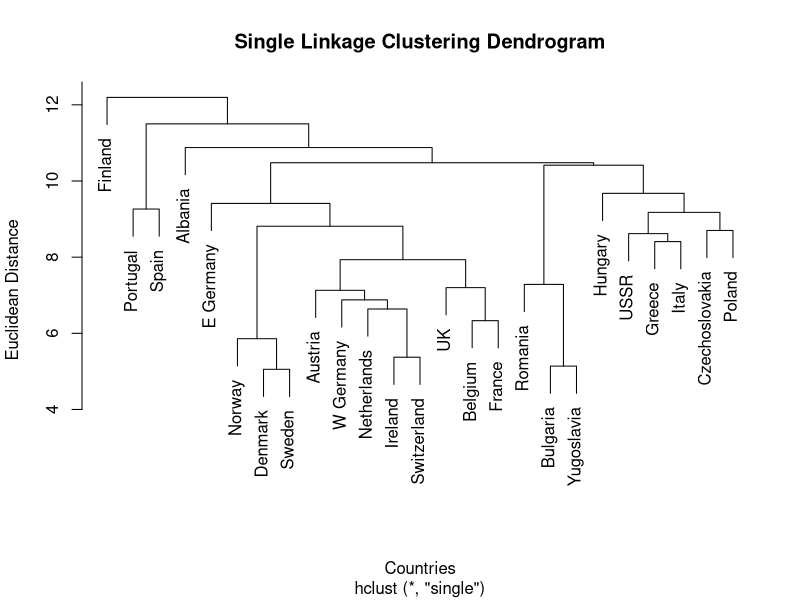
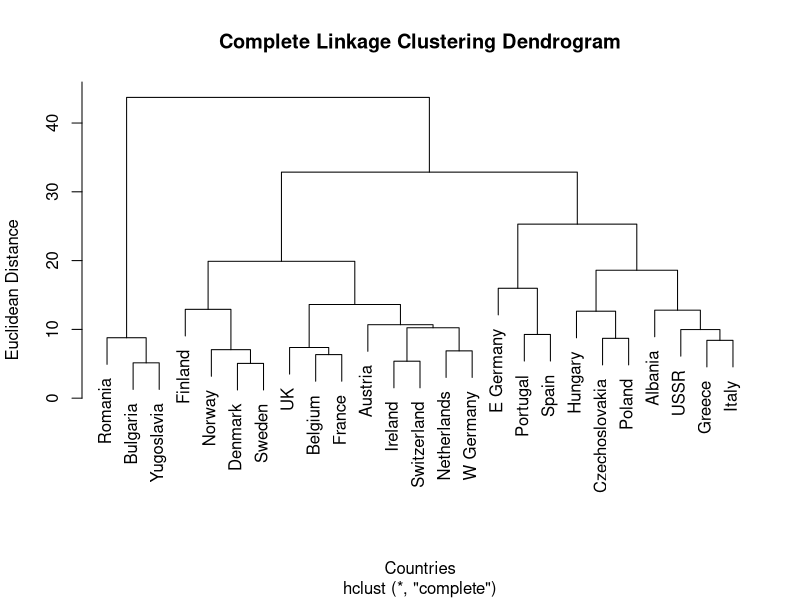
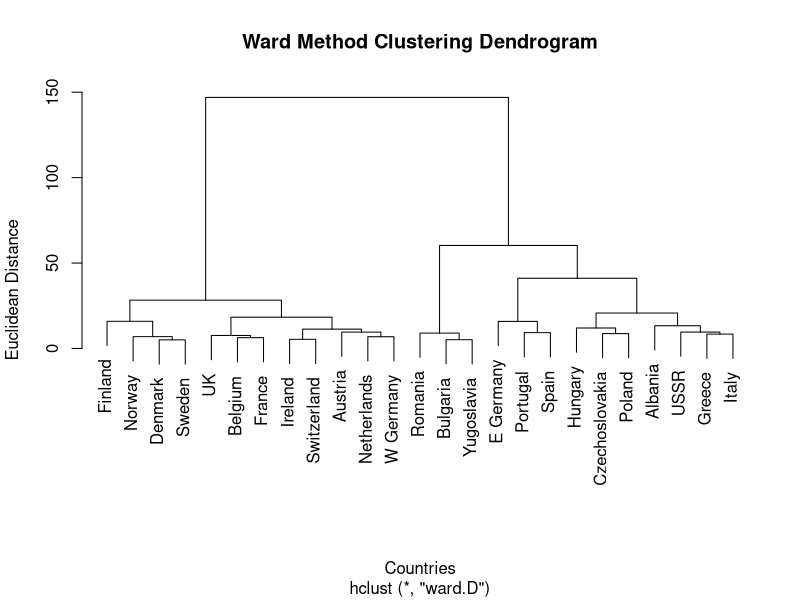
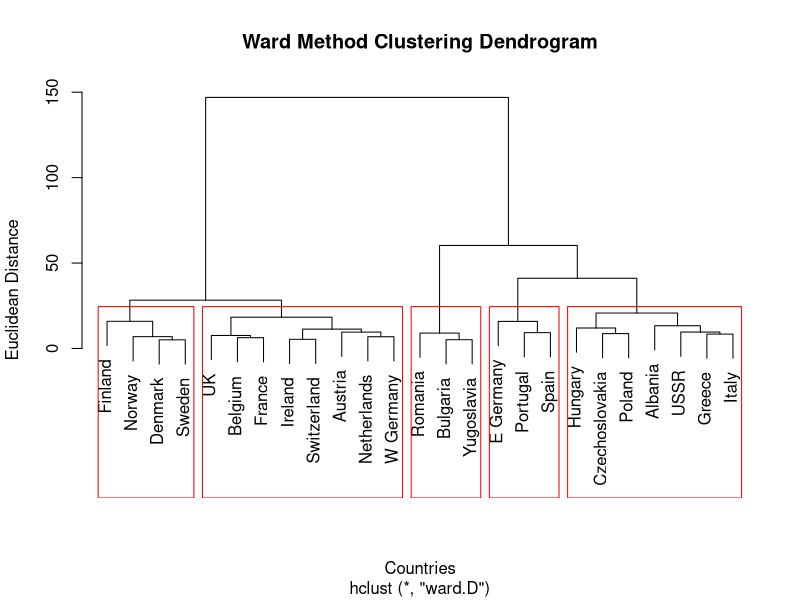
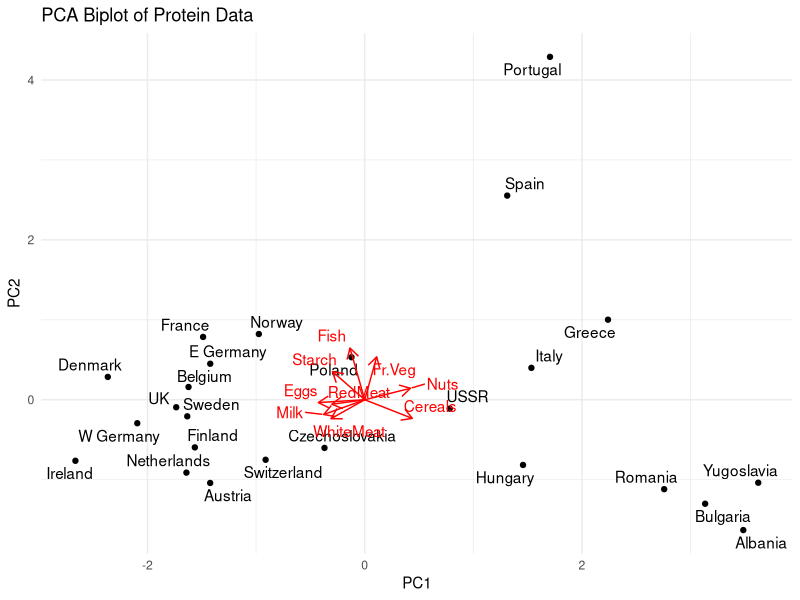

Generate these figures, in order, with R:
## ---- chunk 1
#install.packages("ggdendro")
library(ggplot2)
library(ggdendro)
library(cluster)
library(ggrepel)
par(mfrow = c(1, 1))
## ---- chunk 2
# Setup data for clustering
protein <- read.csv("data/protein.txt", sep = "\t", header = TRUE)
row.names(protein) <- protein$Country
#protein <- protein
#protein <- scale(protein)
## ---- chunk 3
# Single Linkage Clustering
# Setup
single_linkage <- hclust(dist(protein), method = "single")

# Convert to dendrogram object
plot(single_linkage, main = "Single Linkage Clustering Dendrogram", xlab = "Countries", ylab = "Euclidean Distance")
## ---- chunk 4
# Complete Linkage Clustering
# Setup
complete_linkage <- hclust(dist(protein), method = "complete")

plot(complete_linkage, main = "Complete Linkage Clustering Dendrogram", xlab = "Countries", ylab = "Euclidean Distance")
## ---- chunk 5
# Ward Method Clustering
# Setup
ward_linkage <- hclust(dist(protein), method = "ward.D")

plot(ward_linkage, main = "Ward Method Clustering Dendrogram", xlab = "Countries", ylab = "Euclidean Distance")
## ---- chunk 6
plot(ward_linkage, main = "Ward Method Clustering Dendrogram", xlab = "Countries", ylab = "Euclidean Distance")
rect.hclust(ward_linkage, k = 5, border = "red")
## ---- chunk 7
# Perform PCA on data
protein_pca <- protein
row.names(protein_pca) <- protein_pca$Country
protein_pca <- protein_pca[, -1]
protein_pca <- scale(protein_pca)
pca <- prcomp(protein_pca, scale = TRUE)

# Get loadings of PC
loadings <- pca$rotation
loadings_data <- data.frame(Variable = rownames(loadings), PC1 = loadings[, 1], PC2 = loadings[, 2])

# Perform Dimensionality reduction
scores <- pca$x
pca_data <- data.frame(Country = protein$Country, PC1 = scores[, 1], PC2 = scores[, 2])

ggplot() + 
  geom_point(data = pca_data, aes(x = PC1, y = PC2)) + 
  geom_text_repel(data = pca_data, aes(x = PC1, y = PC2, label = Country)) +
  geom_segment(data = loadings_data, aes(x = 0, y = 0, xend = PC1, yend = PC2),
               arrow = arrow(length = unit(0.3, "cm")), color = "red") +
  geom_text_repel(data = loadings_data, aes(x = PC1, y = PC2, label = Variable), color = "red") +
  labs(title = "PCA Biplot of Protein Data", x = "PC1", y = "PC2") +
  theme_minimal()
## ---- chunk 8
set.seed(1)

# k-means function on 1-dimensional data vector x
my.kmean <- function(x, k) {
  # Init data frame to store cluster assignments
  cluster_assignments <- data.frame(x = x, cluster = rep(NA, length(x)))

  # Initialize k clusters with random centroids
  centroids <- runif(k, min(x), max(x))
  
  for (i in 1:1000) {
    # Assign each data point to the nearest cluster
    cluster_assignments$cluster <- sapply(x, function(x) which.min(abs(x - centroids)))
    
    # Update centroids
    new_centroids <- rep(NA, k)

    for (cluster in 1:k) {
      points_in_cluster <- x[cluster_assignments$cluster == cluster]
      new_centroids[cluster] <- mean(points_in_cluster)
    }

    # Check for convergence
    if (all(centroids == new_centroids)) {
      break
    } else {
      centroids <- new_centroids
    }
  }
  
  print(paste("Centroids: ", centroids))
  print(paste("Converged after ", i, " iterations"))
  return(cluster_assignments)
}

my.kmean(c(1,2,1,3,2,6,5,7,6,12), 3)
